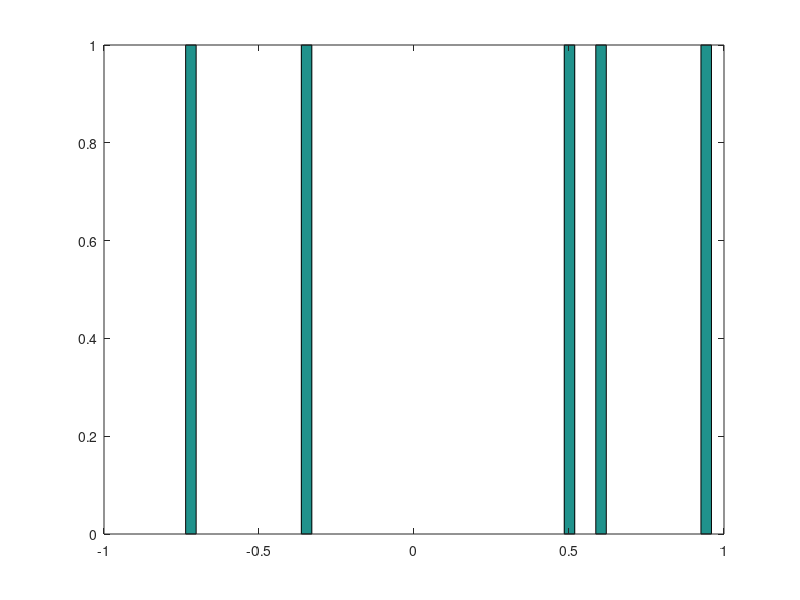

Here is the MATLAB script that generated this plot:
% correlation random distributions


vals = input(' How many values in each vector?: ');
iter = input(' How many iterations?: ');

r = zeros(iter,1);

for i = 1:iter
    
    x = randn(iter,1);
    y = randn(iter,1);
    
    r(i) = corr(x,y); % the r value
end

hist(r,50);
